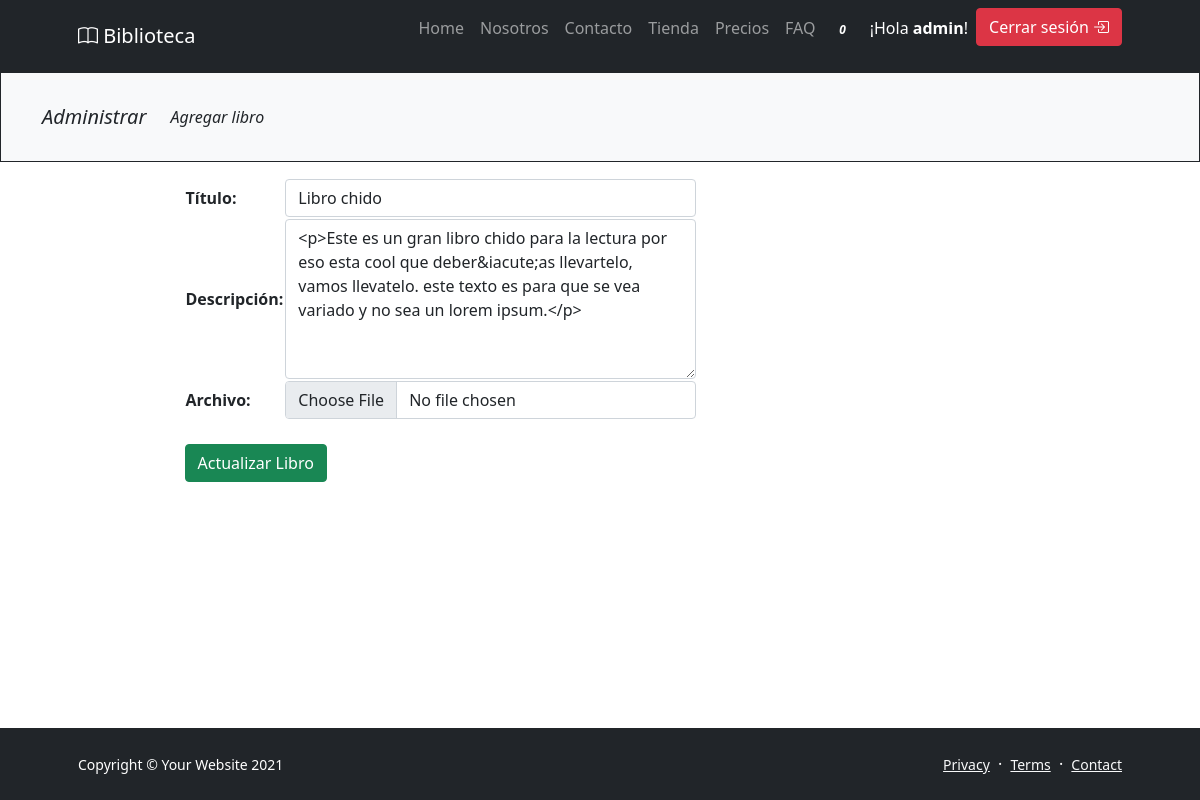
/store/update/5 (signed in), run on the app's committed database.
### store/models.py (models this page shows, shortened)
class Store(models.Model):
    title = models.CharField(max_length=200, verbose_name="Título")
    description = RichTextField(verbose_name="Descripción")
    book = models.FileField(verbose_name="Archivo", upload_to="store")
    price = models.IntegerField(verbose_name="Precio")
    created = models.DateTimeField(auto_now_add=True, verbose_name="Fecha de creación")
    updated = models.DateTimeField(auto_now=True, verbose_name="Fecha de edición")
    class Meta:
        verbose_name = "Libro"
        verbose_name_plural = "Libros"
        ordering = ["-created"]

### store/views.py (the view, shortened to what this page needs)
# urls.py: path('update/<int:pk>', StoreUpdateView.as_view(), name="update"),
@method_decorator(staff_member_required,name='dispatch')
class StoreUpdateView(UpdateView):
    model = Store
    form_class = updateBookForm
    template_name_suffix = '_update_form'
    def get_form_kwargs(self):
        kwargs = super(StoreUpdateView, self).get_form_kwargs()
        kwargs['request'] = self.request
        return kwargs

### store/forms.py
class updateBookForm(forms.ModelForm):
    def __init__(self, *args, **kwargs):
        self.request = kwargs.pop('request', None)
        super().__init__(*args, **kwargs)
    class Meta:
        model = Store
        fields = ['title', 'description', 'book']
        widgets = {
            'title' : forms.TextInput(attrs={'class':'form-control','id':'name' ,'placeholder':'Ingresa tu nombre...'}),
            'description' : forms.Textarea(attrs={'class':'form-control', 'rows': '5', 'id':'message','style':'height: 10rem','placeholder':'Escribre tu mensaje'}),
            'book': forms.FileInput(attrs={'class':'form-control','id':'file' ,}),
        }

### store/templates/store/store_update_form.html (shortened to what this page needs)
{% extends 'core/base.html' %}
{% block content %}
{% include 'store/includes/menu_store.html' %}
<main role="main">
    <div class="container">
      <div class="row mt-3">
        <div class="col-md-9 mx-auto text-light">
          <div>
              <form action="" method="post" class="text-dark">
                    <table>
                        {{ form.as_table }}
                    </table>
                  <br>
                  <input class="btn btn-success" type="submit" value="Actualizar Libro" />
              </form>
          </div>
        </div>
      </div>
    </div>
  </main>
{% endblock %}

### core/templates/core/base.html (shortened to what this page needs)
{% load static %}
<!DOCTYPE html>
<html lang="en">
<head>
    <link href="https://cdn.jsdelivr.net/npm/bootstrap-icons@1.5.0/font/bootstrap-icons.css" rel="stylesheet" />
    <link href="{% static 'core/css/styles.css' %}" rel="stylesheet" />
</head>
<body class="d-flex flex-column h-100">
    <main class="flex-shrink-0">
        <nav class="navbar navbar-expand-lg navbar-dark bg-dark">
            <div class="container px-5">
                <a class="navbar-brand" href="{% url 'home' %}"><i class="bi bi-book"></i> Biblioteca</a>
                <div class="collapse navbar-collapse" id="navbarSupportedContent">
                    <ul class="navbar-nav ms-auto mb-2 mb-lg-0">
                        <li class="nav-item"><a class="nav-link" href="{% url 'home' %}">Home</a></li>
                        <li class="nav-item"><a class="nav-link" href="{% url 'about' %}">Nosotros</a></li>
                        <li class="nav-item"><a class="nav-link" href="{% url 'contact' %}">Contacto</a></li>
                        <li class="nav-item"><a class="nav-link" href="{% url 'libros:libros' %}">Tienda</a></li>
                        <li class="nav-item"><a class="nav-link" href="{% url 'pricing' %}">Precios</a></li>
                        <li class="nav-item"><a class="nav-link" href="{% url 'faq' %}">FAQ</a></li>
                        <li>
                            <a href="#" onclick="realizaPedido();" class="nav-link text-secondary">
                                <i class="fas fa-shopping-cart"> <span id="cart-badge"
                                        class="badge badge-danger">0</span> </i>
                            </a>
                        </li>
                        {% if not request.user.is_authenticated %}
                        <li class="nav-item">
                            <a type="button" class="btn btn-success mx-2" href="{% url 'login' %}">Acceder <i class="bi bi-unlock-fill"></i></a>
                        </li>
                        <li class="nav-item">
                            <a type="button" class="btn btn-light" href="{% url 'signup' %}">¡Registrate! <i class="bi bi-person-plus-fill"></i></a>
                        </li>
                        {% else %}
                        <li class="nav-item">
                            <p class="nav-link text-white">¡Hola <b>{{request.user.username}}</b>!</p>
                        </li>
                        <li class="nav-item">
                            <a type="button" class="btn btn-danger" href="{% url 'logout' %}">Cerrar sesión <i class="bi bi-box-arrow-in-right"></i></a>
                        </li>
                        {% endif %}
                    </ul>
                </div>
            </div>
        </nav>
        {% block content %}
        {% endblock %}
    </main>
    <footer class="bg-dark py-4 mt-auto">
        <div class="container px-5">
            <div class="row align-items-center justify-content-between flex-column flex-sm-row">
                <div class="col-auto">
                    <div class="small m-0 text-white">Copyright &copy; Your Website 2021</div>
                </div>
                <div class="col-auto">
                    <a class="link-light small" href="#!">Privacy</a>
                    <span class="text-white mx-1">&middot;</span>
                    <a class="link-light small" href="#!">Terms</a>
                    <span class="text-white mx-1">&middot;</span>
                    <a class="link-light small" href="#!">Contact</a>
                </div>
            </div>
        </div>
    </footer>
</body>
</html>

### data on the page
Store: title "Libro chido", description "<p>Este es un gran libro chido para la lectura por eso esta cool que deber&iacute;as llevartelo, vamos llevatelo. este texto es para que se vea variado y no sea un lorem ipsum.</p>"

### other printed values
{{ request.user.username }} "admin"
